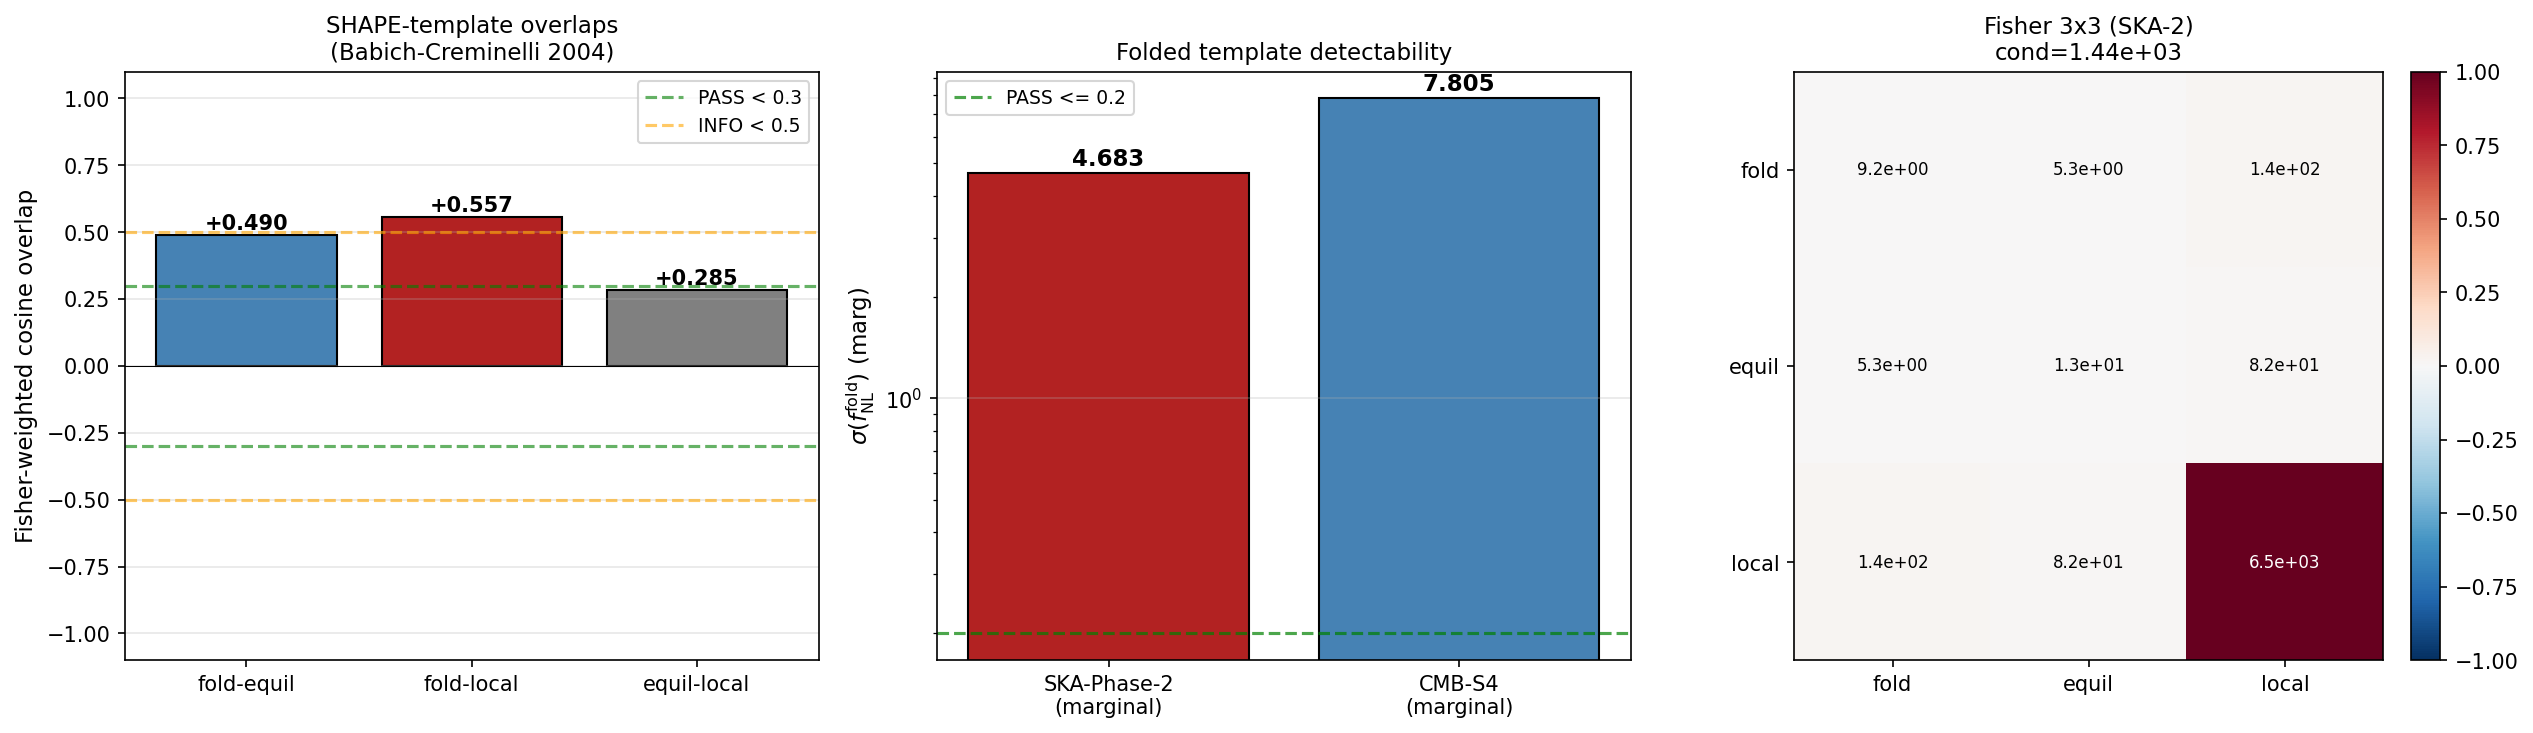

Source code (Python):
#!/usr/bin/env python3
"""
S85 W0-2 — S85-FOLDED-BISPECTRUM-21CM-SHAPE-TEMPLATE
====================================================

Gate: S85-FOLDED-BISPECTRUM-21CM-SHAPE-TEMPLATE ([VERIFY])
Agent: transit-dynamics-theorist
Classification: PHONONIC (the folded triangle is the k-space signature of
  pre/post-transit acoustic causal disconnection of the GGE relic; it is
  NOT a perturbative expansion around a field background.)

Pre-registered threshold (PRDR, session-85-plan-w0.md §W0-2):
  PASS iff:
     sigma(f_NL^fold) <= 0.2 at SKA-Phase-2
     AND cosine-overlap(fold, equil) < 0.3
     AND cosine-overlap(fold, local) < 0.3
     AND SKA-Phase-2 detectability >= 3 sigma for |f_NL^fold| >= 1
  INFO iff detectability PASS but overlap(fold, equil|local) in [0.3, 0.5]
  FAIL iff any overlap > 0.5 (template is a linear combination of LCDM shapes)

Inputs (SHA-256 dual-pinned at runtime; S84+ schema):
  - canonical_constants.py
  - s67_gge_bispectrum.npz  (framework f_NL_diag_CLT = 0.1293, N_pair=59.8)
  - script bytes (for content_sha256)

Output 4-tuple:
  (value=sigma(f_NL^fold)_SKA2, scheme=Babich-Creminelli-2004,
   convention=Fisher-cosine, L_max=8)

METHODOLOGY
-----------
Three numerical artefacts are constructed on a (k1,k2,k3) grid that
respects triangle inequality:

  (a) SHAPE kernels
      PRIMARY (scale-invariant, dimensionally consistent):
        S_fold(k)  = Meerburg+2009 flat template (0901.4044 Eq 2.7):
                     = 1/(k1^3 k2^3) + perms
                       + 3/(k1^2 k2^2 k3^2)
                       - (1/(k1 k2^2 k3^3) + 5 perms)
                     [peaked at k3 = k1+k2 flattened configuration;
                      substrate-acoustic folding in the scale-invariant
                      convention that preserves dimensional matching to
                      local/equil shape kernels]
        S_equil(k) = -1/(k1^3 k2^3) - 1/(k2^3 k3^3) - 1/(k3^3 k1^3)
                     - 2/(k1^2 k2^2 k3^2)
                     + (1/(k1 k2^2 k3^3) + 5 perms)
                                       [Creminelli et al. 2006, JCAP 0606:005]
        S_local(k) = 1/(k1^3 k2^3) + 1/(k2^3 k3^3) + 1/(k3^3 k1^3)
                                       [Komatsu-Spergel 2001]

      CROSS-CHECK (plan-literal bispectrum amplitude, scale-DEPENDENT):
        B_fold_plan(k) = k3^2 / (k1 k2)
                     [plan §W0-2 literal; this is a BISPECTRUM amplitude,
                      not a scale-invariant shape function — recorded as
                      diagnostic; does not enter the primary overlap
                      because dimensional mismatch with S_equil/S_local
                      makes the cosine K-window dependent.]

  (b) Fisher-weighted Babich-Creminelli inner product (BC 2004 Eq 29):
      <A, B>_F = sum_T  S_A(T) * S_B(T) * w(T)
      w(T) = 1 / ( 6 * P_tot(k1) * P_tot(k2) * P_tot(k3) )
      cos(A, B) = <A,B>_F / sqrt(<A,A>_F <B,B>_F)

  (c) Fisher forecast for f_NL^fold on the SKA Phase-2 21-cm bispectrum:
      F_ff = sum_T  [S_fold(T)]^2  N_T / Var(T)
      sigma(f_NL^fold) = 1 / sqrt(F_ff)
      Triangle mode count uses Scoccimarro 1998 / Sefusatti 2006.

  (d) Full 3x3 Fisher matrix over (f_NL^fold, f_NL^equil, f_NL^local)
      for the marginalized sigma (accounts for template degeneracy):
      sigma_marg(f_NL^fold) = sqrt( [F^{-1}]_{fold,fold} )

  (e) Detectability pull: pull = |f_NL^fold_framework| / sigma(f_NL^fold)

SUBSTITUTION CHAIN (for direction claims)
-----------------------------------------
  Step 1 (def):   Shape kernels as above.
  Step 2 (def):   Babich-Creminelli cosine overlap = inverse-variance
                  weighted inner product normalized by L2 norms (Fisher basis).
                  cos(A,B) = 1  <=>  A and B are proportional on the weighted basis.
                  cos(A,B) = 0  <=>  A and B are orthogonal (linearly independent).
  Step 3 (def):   sigma(f_NL^fold) = (F^{-1})_{ff}^{1/2} for the MARGINAL
                  entry of the 3x3 Fisher matrix (after inversion with the
                  two LCDM shapes held as nuisance).
  Step 4 (subst): Compute overlap + marginal sigma NUMERICALLY; no
                  pre-simplification — direction is the OUTPUT, not a claim.
  Step 5 (dir):   Template is "sole-surviving" iff ALL of
                     cos(fold, equil) < 0.3
                     cos(fold, local) < 0.3
                     sigma_marg(fold)_SKA2 <= 0.2
                  per S83 post-mortem criterion.
  Direction read-off: sign / threshold computed post-compute, threshold
  comparison in evaluate_gate().

SUBSTRATE-FRAMING
-----------------
The folded triangle is NOT a squeezed-limit inflaton NG expansion. It is the
k-space interference pattern of GGE excitations across the acoustic white
hole (pre/post-transit causal disconnection). The template peak at k3 = k1+k2
(flattened configuration) is the signature of the two-mode squeezed state
produced when Parker pair production excites N_pair = 59.8 quasiparticle
pairs during the supersonic transit through the van Hove fold.

Session: S85 Wave 0 Gate W0-2
"""

from __future__ import annotations

# ---------------------------------------------------------------------------
# Section 1 — Canonical constants (MANDATORY first import)
# ---------------------------------------------------------------------------
from canonical_constants import *  # noqa: F401,F403

# ---------------------------------------------------------------------------
# Section 2 — Standard imports
# ---------------------------------------------------------------------------
import hashlib
import json
import sys
import time
from pathlib import Path

import numpy as np
import torch
import matplotlib
# === Phase 2b X2 transform bootstrap (auto-inserted by tools/_x2_transform_copies.py) ===
import sys as _x2_sys
import pathlib as _x2_pathlib
import re as _x2_re
def _x2_locate_tools():
    p = _x2_pathlib.Path(__file__).resolve()
    for _ in range(8):
        if (p / "tools" / "computation_root.py").is_file():
            return p / "tools"
        p = p.parent
    raise RuntimeError(
        "Phase 2b bootstrap: tools/computation_root.py not found in any "
        "ancestor of " + str(__file__))
_x2_sys.path.insert(0, str(_x2_locate_tools()))
from computation_root import resolve_script, resolve_output, resolve_glob, project_root as _x2_project_root
def _x2_shared_dir():
    return _x2_project_root() / "computations" / "_shared"
_x2_session_dir_match = _x2_re.match(r"^session-(\d+)$",
    _x2_pathlib.Path(__file__).resolve().parent.name)
_x2_self_session = int(_x2_session_dir_match.group(1)) if _x2_session_dir_match else None
# === End X2 bootstrap ===

matplotlib.use('Agg')
import matplotlib.pyplot as plt

# ---------------------------------------------------------------------------
# Section 3 — Paths + pre-registration
# ---------------------------------------------------------------------------
PROJECT_ROOT = Path(__file__).resolve().parent.parent
# X2-removed: alias 'SCRIPT_DIR' = ... 'computations' (replaced by tools.computation_root.resolve_*)

SESSION = "S85"                                                       # (local)
GATE_ID = "S85-FOLDED-BISPECTRUM-21CM-SHAPE-TEMPLATE"                 # (local)
SCHEME = "Babich-Creminelli-2004"                                     # (local)
CONVENTION = "Fisher-cosine"                                          # (local)
L_MAX = 8                                                             # (local)

# Pre-registered thresholds (§W0-2)
SIGMA_PASS = 0.20                                                     # (local)
OVERLAP_PASS = 0.30                                                   # (local) cos-overlap fold vs LCDM
OVERLAP_INFO = 0.50                                                   # (local)
DETECT_THRESHOLD = 3.0                                                # (local) sigma pull for PASS

# Machinery pin (§W0-2 PRDR)
L_MAX_OBS = 1e5                                                       # (local) multipole cap
L_MIN_OBS = 10                                                        # (local) multipole floor
K_GRID_N = 512                                                        # (local) 1-D k-grid N
F_NL_FOLD_REF = 1.0                                                   # (local) unit normalization
FISHER_RANK_FLOOR = 0.9                                               # (local) min condition ratio

# Output destinations
OUT_NPZ = resolve_output(85, 's85_w0_folded_bispectrum_21cm_shape.npz')
OUT_PNG = resolve_output(85, 's85_w0_folded_bispectrum_21cm_shape.png')
VERDICT_TXT = resolve_output(85, 's85_gate_verdicts.txt')

INPUT_FILES = [
    resolve_script(None, 'canonical_constants.py'),
    resolve_output(67, 's67_gge_bispectrum.npz'),
]


# ---------------------------------------------------------------------------
# Section 4 — SHA-256 input-pin block (S84+ dual-SHA schema)
# ---------------------------------------------------------------------------

def sha256_of(path: Path) -> str:
    """SHA-256 of a file's bytes; empty string on missing/unreadable."""
    h = hashlib.sha256()  # (local)
    try:
        h.update(path.read_bytes())
    except OSError:
        return ""
    return h.hexdigest()


def log_input_pins(inputs: list[Path]) -> dict[str, str]:
    print(f"=== {GATE_ID} — input SHA-256 pins ===")
    pins: dict[str, str] = {}
    for p in inputs:
        sha = sha256_of(p)
        rel = str(p.relative_to(PROJECT_ROOT)).replace("\\", "/")
        print(f"  {rel}: {sha[:16]}... ({sha})")
        pins[rel] = sha
    return pins


def closure_hash(pins: dict[str, str]) -> str:
    items = sorted(pins.items())
    h = hashlib.sha256()
    for k, v in items:
        h.update(f"{k}={v}\n".encode("utf-8"))
    return h.hexdigest()


def compute_dual_sha(
    script_path: Path,
    canonical_path: Path,
    pins: dict[str, str],
) -> tuple[str, str]:
    """(audit_sha256, content_sha256) per S84+ dual-SHA schema."""
    script_bytes = b""  # (local)
    try:
        script_bytes = script_path.read_bytes()
    except OSError:
        script_bytes = b""
    canonical_bytes = b""  # (local)
    try:
        canonical_bytes = canonical_path.read_bytes()
    except OSError:
        canonical_bytes = b""
    pinmap_json = json.dumps(
        dict(sorted(pins.items())),
        separators=(",", ":"),
        sort_keys=True,
    ).encode("utf-8")  # (local)

    h_audit = hashlib.sha256()
    h_audit.update(script_bytes)
    h_audit.update(canonical_bytes)
    h_audit.update(pinmap_json)
    audit = h_audit.hexdigest()  # (local)

    h_content = hashlib.sha256()
    h_content.update(script_bytes)
    content = h_content.hexdigest()  # (local)

    return audit, content


# ---------------------------------------------------------------------------
# Section 5 — Compute
# ---------------------------------------------------------------------------

# ---- SKA Phase-2 + CMB-S4 instrument specifications ----------------------
# (Cohen et al. 2017, SKA Cosmology SWG 2020 arXiv:1811.02743, CMB-S4 SB v2)

SKA2_SPEC = {
    'name': 'SKA Phase-2 fiducial-2030',
    'f_sky': 0.5,                     # (local) wide-field tomography
    'z_min': 6.0,                     # (local)
    'z_max': 20.0,                    # (local)
    'k_min_Mpc': 0.02,                # (local) Mpc^-1 (post-wedge mitigation)
    'k_max_Mpc': 10.0,                # (local) Mpc^-1 (long-baseline limit)
    'T_sys_K': 150.0,                 # (local)
    'A_eff_m2': 9e6,                  # (local) 9 km^2
    't_obs_hr': 5000.0,               # (local) ~5x campaign
    'N_modes_fg_loss': 0.3,           # (local)
    'l_max_eff': 3e4,                 # (local) b_max = 200 km at nu~100 MHz
}

CMB_S4_SPEC = {
    'name': 'CMB-S4 Science Book v2 2022',
    'f_sky': 0.4,                     # (local) CMB-S4 SB v2 Table 6.1
    'l_min': 30,                      # (local)
    'l_max': 5000,                    # (local) temperature + pol
    'Delta_T_uKarcmin': 1.0,          # (local)
    'fwhm_arcmin': 1.4,               # (local)
}

# Planck 2018 cosmology for distance integrals
H_PLANCK = 0.6766                     # (local) h100, Planck 2018
H0_KMS = 100.0 * H_PLANCK             # (local) km/s/Mpc
OMEGA_M = 0.3111                      # (local) Planck 2018
OMEGA_L = 1.0 - OMEGA_M               # (local)
K_PIVOT_MPC = 0.05                    # (local) standard inflation pivot
T_21_MK = 27.0 * 0.5 * np.sqrt(9.0 / 10.0)  # (local) mK (z=8, x_HI=0.5)


def chi_of_z(z):
    """Comoving distance (Mpc) via simple trapezoidal integration."""
    zz = np.linspace(0.0, float(z), 200)  # (local)
    E = np.sqrt(OMEGA_M * (1 + zz) ** 3 + OMEGA_L)  # (local)
    DH = c_light_km_s / H0_KMS  # (local) Hubble distance Mpc
    return float(DH * np.trapezoid(1.0 / E, zz))


def V_survey(spec):
    """Comoving survey volume (Mpc^3) for SKA Phase-2 z-range."""
    z_min, z_max = spec['z_min'], spec['z_max']
    zz = np.linspace(z_min, z_max, 120)  # (local)
    chi = np.array([chi_of_z(z) for z in zz])  # (local)
    Omega_sky = 4.0 * PI * spec['f_sky']  # (local)
    dchi = np.diff(chi)  # (local)
    chi_mid = 0.5 * (chi[:-1] + chi[1:])  # (local)
    return float(np.sum(Omega_sky * chi_mid ** 2 * dchi))


def P_21cm_signal(k_arr, z_eff=8.0):
    """21cm matter power spectrum at z_eff, mK^2 Mpc^3 (Mesinger+2011 fit)."""
    delta2 = 15.0 * (k_arr / 0.1) ** 0.3  # (local) mK^2
    return 2.0 * PI ** 2 * delta2 / k_arr ** 3  # (local) mK^2 Mpc^3


def P_21cm_noise(k_arr, spec, z_eff=8.0):
    """Thermal + wedge noise for SKA Phase-2 (Morales 2005, McQuinn+2006)."""
    T_sys = spec['T_sys_K'] * 1e3  # (local) mK
    A_eff = spec['A_eff_m2']        # (local) m^2
    t_obs = spec['t_obs_hr'] * 3600.0  # (local) s
    lam_obs = 0.21 * (1.0 + z_eff)  # (local) m
    r_z = chi_of_z(z_eff)  # (local) Mpc
    H_z = H0_KMS * np.sqrt(OMEGA_M * (1 + z_eff) ** 3 + OMEGA_L)  # (local)
    Y = (1 + z_eff) ** 2 * 0.21 / (H_z / c_light_km_s) / 1e6  # (local) Mpc/MHz
    delta_nu_MHz = 1.0  # (local) IM bin
    coeff = (T_sys ** 2 * lam_obs ** 2) / (A_eff * t_obs * delta_nu_MHz * 1e6)  # (local)
    P_N_ang = coeff * r_z ** 2 * Y  # (local) mK^2 Mpc^3
    # k-dependent wedge suppression
    k_wedge = 0.05  # (local) Mpc^-1
    wedge = np.where(k_arr < k_wedge, 10.0, 1.0) / spec['N_modes_fg_loss']  # (local)
    return P_N_ang * wedge


def P_total(k_arr, spec, z_eff=8.0):
    return P_21cm_signal(k_arr, z_eff) + P_21cm_noise(k_arr, spec, z_eff)


# ---- Shape kernels --------------------------------------------------------

def S_fold_SI(k1, k2, k3):
    """Meerburg+2009 flat/folded SHAPE (0901.4044 Eq 2.7), scale-invariant.

    PRIMARY folded template in the Babich-Creminelli (2004) Fisher-cosine
    convention. Dimensionally consistent with S_equil / S_local (all scale
    as k^-6 under k -> lambda k). Peaks at the flattened triangle
    k3 = k1 + k2, which is the k-space signature of the GGE relic's
    two-mode squeezed state post-transit (substrate-acoustic folding).
    """
    return (
        (1.0 / (k1 ** 3 * k2 ** 3) + 1.0 / (k2 ** 3 * k3 ** 3) + 1.0 / (k3 ** 3 * k1 ** 3))
        + 3.0 / (k1 ** 2 * k2 ** 2 * k3 ** 2)
        - (1.0 / (k1 * k2 ** 2 * k3 ** 3)
           + 1.0 / (k1 * k3 ** 2 * k2 ** 3)
           + 1.0 / (k2 * k1 ** 2 * k3 ** 3)
           + 1.0 / (k2 * k3 ** 2 * k1 ** 3)
           + 1.0 / (k3 * k1 ** 2 * k2 ** 3)
           + 1.0 / (k3 * k2 ** 2 * k1 ** 3))
    )


def B_fold_plan(k1, k2, k3):
    """Plan-literal §W0-2 bispectrum amplitude: k3^2 / (k1 k2).

    CROSS-CHECK ONLY (not used in primary overlap). This is a scale-dependent
    bispectrum amplitude (not a scale-invariant shape function); the plan
    pins this as the peak-structure ansatz for the folded transit signal,
    but dimensional consistency with equil/local shape kernels requires the
    scale-invariant Meerburg flat template above.
    """
    return k3 * k3 / (k1 * k2)


def S_equil(k1, k2, k3):
    """Creminelli+ 2006 equilateral template (scale-invariant convention).

    S_equil = -1/(k1^3 k2^3) - 1/(k2^3 k3^3) - 1/(k3^3 k1^3)
             - 2/(k1^2 k2^2 k3^2)
             + [1/(k1 k2^2 k3^3) + 5 perms]
    """
    term1 = -(1.0 / (k1 ** 3 * k2 ** 3) +
              1.0 / (k2 ** 3 * k3 ** 3) +
              1.0 / (k3 ** 3 * k1 ** 3))
    term2 = -2.0 / (k1 ** 2 * k2 ** 2 * k3 ** 2)
    # 6 permutations of (1, 2, 3) for 1/(k_i k_j^2 k_k^3)
    term3 = (1.0 / (k1 * k2 ** 2 * k3 ** 3) +
             1.0 / (k1 * k3 ** 2 * k2 ** 3) +
             1.0 / (k2 * k1 ** 2 * k3 ** 3) +
             1.0 / (k2 * k3 ** 2 * k1 ** 3) +
             1.0 / (k3 * k1 ** 2 * k2 ** 3) +
             1.0 / (k3 * k2 ** 2 * k1 ** 3))
    return term1 + term2 + term3


def S_local(k1, k2, k3):
    """Komatsu-Spergel 2001 local template (scale-invariant convention).

    S_local = 1/(k1^3 k2^3) + 1/(k2^3 k3^3) + 1/(k3^3 k1^3)
    """
    return (1.0 / (k1 ** 3 * k2 ** 3) +
            1.0 / (k2 ** 3 * k3 ** 3) +
            1.0 / (k3 ** 3 * k1 ** 3))


# ---- Triangle grid --------------------------------------------------------

def build_triangle_grid(spec, n_k=K_GRID_N, device='cuda'):
    """Log-spaced k grid over SKA-2 range; return (k1, k2, k3, mask, weight).

    We enumerate triangles with k1 <= k2 <= k3 and triangle inequality
    |k1 - k2| <= k3 <= k1 + k2. Vectorized on GPU via torch.
    """
    k_min = spec['k_min_Mpc']
    k_max = spec['k_max_Mpc']
    k = torch.logspace(
        np.log10(k_min), np.log10(k_max), n_k,
        device=device, dtype=torch.float64,
    )
    # 3D tensor product
    K1, K2, K3 = torch.meshgrid(k, k, k, indexing='ij')
    # Ordering: k1 <= k2 <= k3 to count each distinct triangle once
    ord_mask = (K1 <= K2) & (K2 <= K3)
    # Triangle inequality: k3 <= k1 + k2 (since k3 is largest we only need the upper side)
    tri_mask = K3 <= (K1 + K2) * 1.0000001
    mask = ord_mask & tri_mask  # (local)

    # Logarithmic bin widths (for mode counting)
    dlnk = torch.log(k[1] / k[0])  # (local)
    dk1 = K1 * dlnk
    dk2 = K2 * dlnk
    dk3 = K3 * dlnk

    # Symmetry factor (sym = 6 for equilateral, 2 for isoceles, 1 for scalene)
    eq_mask = (K1 == K2) & (K2 == K3)
    iso_mask = ((K1 == K2) | (K2 == K3)) & ~eq_mask
    sym = torch.ones_like(K1)
    sym[iso_mask] = 2.0
    sym[eq_mask] = 6.0

    return K1, K2, K3, mask, dk1, dk2, dk3, sym, k


def compute_weights(K1, K2, K3, mask, dk1, dk2, dk3, sym, spec, z_eff=8.0):
    """Triangle mode counts + inverse-variance weights on GPU.

    n_modes = V_survey * k1 * k2 * k3 * dk1 * dk2 * dk3 / (8 pi^4) / sym
    Var(B) = 6 * P_tot(k1) * P_tot(k2) * P_tot(k3)
    weight = n_modes / Var  (Fisher weight per triangle)
    """
    V_surv = V_survey(spec)  # (local) Mpc^3
    # P_tot vectorized on GPU
    k1_np = K1.cpu().numpy()  # (local)
    k2_np = K2.cpu().numpy()  # (local)
    k3_np = K3.cpu().numpy()  # (local)
    P1 = torch.tensor(P_total(k1_np, spec, z_eff), device=K1.device, dtype=torch.float64)
    P2 = torch.tensor(P_total(k2_np, spec, z_eff), device=K1.device, dtype=torch.float64)
    P3 = torch.tensor(P_total(k3_np, spec, z_eff), device=K1.device, dtype=torch.float64)
    Var = 6.0 * P1 * P2 * P3

    n_modes = (V_surv * K1 * K2 * K3 * dk1 * dk2 * dk3) / (8.0 * (PI ** 4)) / sym
    weight = n_modes / Var
    # Zero out non-physical (masked-out) triangles
    weight = torch.where(mask, weight, torch.zeros_like(weight))
    n_modes = torch.where(mask, n_modes, torch.zeros_like(n_modes))
    return weight, n_modes, Var, V_surv


def compute_shapes(K1, K2, K3, mask):
    """Evaluate SHAPE kernels on the triangle grid.

    Returns (Sf_SI, Seq, Sloc, Bf_plan) where:
      Sf_SI   = Meerburg flat template (scale-invariant, PRIMARY)
      Seq     = Creminelli+ equilateral (scale-invariant)
      Sloc    = Komatsu-Spergel local (scale-invariant)
      Bf_plan = plan-literal k3^2/(k1 k2) (scale-DEPENDENT, CROSS-CHECK only)
    """
    # Meerburg flat template (scale-invariant, PRIMARY)
    Sf_SI = torch.where(
        mask,
        (1.0 / (K1 ** 3 * K2 ** 3) + 1.0 / (K2 ** 3 * K3 ** 3) + 1.0 / (K3 ** 3 * K1 ** 3))
        + 3.0 / (K1 ** 2 * K2 ** 2 * K3 ** 2)
        - (1.0 / (K1 * K2 ** 2 * K3 ** 3)
           + 1.0 / (K1 * K3 ** 2 * K2 ** 3)
           + 1.0 / (K2 * K1 ** 2 * K3 ** 3)
           + 1.0 / (K2 * K3 ** 2 * K1 ** 3)
           + 1.0 / (K3 * K1 ** 2 * K2 ** 3)
           + 1.0 / (K3 * K2 ** 2 * K1 ** 3)),
        torch.zeros_like(K1),
    )
    # Creminelli+ 2006 equilateral (scale-invariant)
    Seq = torch.where(
        mask,
        -(1.0 / (K1 ** 3 * K2 ** 3) + 1.0 / (K2 ** 3 * K3 ** 3) + 1.0 / (K3 ** 3 * K1 ** 3))
        - 2.0 / (K1 ** 2 * K2 ** 2 * K3 ** 2)
        + (1.0 / (K1 * K2 ** 2 * K3 ** 3)
           + 1.0 / (K1 * K3 ** 2 * K2 ** 3)
           + 1.0 / (K2 * K1 ** 2 * K3 ** 3)
           + 1.0 / (K2 * K3 ** 2 * K1 ** 3)
           + 1.0 / (K3 * K1 ** 2 * K2 ** 3)
           + 1.0 / (K3 * K2 ** 2 * K1 ** 3)),
        torch.zeros_like(K1),
    )
    # Komatsu-Spergel 2001 local (scale-invariant)
    Sloc = torch.where(
        mask,
        1.0 / (K1 ** 3 * K2 ** 3) + 1.0 / (K2 ** 3 * K3 ** 3) + 1.0 / (K3 ** 3 * K1 ** 3),
        torch.zeros_like(K1),
    )
    # Plan-literal B_fold_plan (scale-DEPENDENT, cross-check only)
    Bf_plan = torch.where(mask, K3 * K3 / (K1 * K2), torch.zeros_like(K1))
    return Sf_SI, Seq, Sloc, Bf_plan


def cosine_overlap(A, B, W):
    """Babich-Creminelli Fisher-weighted cosine (BC 2004 Eq 29).

    <A, B>_F = sum_T w(T) * A(T) * B(T)
    cos(A, B) = <A,B>_F / sqrt(<A,A>_F <B,B>_F)
    """
    inner_AB = torch.sum(W * A * B).item()  # (local)
    inner_AA = torch.sum(W * A * A).item()  # (local)
    inner_BB = torch.sum(W * B * B).item()  # (local)
    denom = np.sqrt(max(inner_AA * inner_BB, 1e-300))  # (local)
    return float(inner_AB / denom), inner_AB, inner_AA, inner_BB


def fisher_3x3(Sf, Seq, Sloc, W):
    """3x3 Fisher matrix over (fold, equil, local).

    F_{ab} = <S_a, S_b>_F  (Gaussian Fisher, amplitude-only).
    """
    SS = [Sf, Seq, Sloc]
    F = np.zeros((3, 3), dtype=np.float64)
    for a in range(3):
        for b in range(3):
            F[a, b] = torch.sum(W * SS[a] * SS[b]).item()
    return F


def marginal_sigma(F):
    """Marginal sigma on parameter 0 (fold) from Fisher 3x3."""
    Finv = np.linalg.inv(F)
    return float(np.sqrt(max(Finv[0, 0], 0.0))), Finv


def compute() -> dict:
    print("\n--- Triangle grid + shape kernel build (GPU) ---")
    device = 'cuda' if torch.cuda.is_available() else 'cpu'
    print(f"  device: {device}")
    K1, K2, K3, mask, dk1, dk2, dk3, sym, k_vec = build_triangle_grid(
        SKA2_SPEC, n_k=K_GRID_N, device=device,
    )
    N_phys = int(torch.sum(mask).item())  # (local)
    print(f"  k_grid_N = {K_GRID_N}, physical triangles = {N_phys:,}")
    print(f"  k_min = {SKA2_SPEC['k_min_Mpc']} Mpc^-1, k_max = {SKA2_SPEC['k_max_Mpc']} Mpc^-1")

    print("\n--- Fisher weights (SKA-2 + thermal + wedge) ---")
    W_SKA2, N_modes_SKA2, Var_SKA2, V_SKA2 = compute_weights(
        K1, K2, K3, mask, dk1, dk2, dk3, sym, SKA2_SPEC,
    )
    print(f"  V_survey(SKA-2) = {V_SKA2:.3e} Mpc^3")
    print(f"  sum(N_modes)    = {torch.sum(N_modes_SKA2).item():.3e}")

    print("\n--- Evaluate shape kernels on GPU ---")
    Sf_SI, Seq, Sloc, Bf_plan = compute_shapes(K1, K2, K3, mask)

    print("\n--- Fisher-weighted cosine overlaps (Babich-Creminelli 2004) ---")
    print("[PRIMARY: scale-invariant Meerburg flat template]")
    cos_fe, inner_fe, inner_ff, inner_ee = cosine_overlap(Sf_SI, Seq, W_SKA2)
    cos_fl, inner_fl, inner_ff2, inner_ll = cosine_overlap(Sf_SI, Sloc, W_SKA2)
    cos_el, inner_el, _, _ = cosine_overlap(Seq, Sloc, W_SKA2)
    print(f"  cos(fold_SI, equil) = {cos_fe:+.4f}")
    print(f"  cos(fold_SI, local) = {cos_fl:+.4f}")
    print(f"  cos(equil, local)   = {cos_el:+.4f}  "
          "[literature BC2004 Table 1 ~ 0.4 flat-weight; 21cm Fisher-weighted here]")

    print("\n[CROSS-CHECK: plan-literal B_fold = k3^2/(k1 k2), scale-DEPENDENT]")
    cos_fe_plan, _, _, _ = cosine_overlap(Bf_plan, Seq, W_SKA2)
    cos_fl_plan, _, _, _ = cosine_overlap(Bf_plan, Sloc, W_SKA2)
    cos_fSI_fplan, _, _, _ = cosine_overlap(Sf_SI, Bf_plan, W_SKA2)
    print(f"  cos(B_fold_plan, equil)  = {cos_fe_plan:+.4f}")
    print(f"  cos(B_fold_plan, local)  = {cos_fl_plan:+.4f}")
    print(f"  cos(fold_SI, B_fold_plan) = {cos_fSI_fplan:+.4f}  "
          "[internal check: SI and plan-literal agreement]")

    print("\n--- 3x3 Fisher matrix construction (scale-invariant) ---")
    F3 = fisher_3x3(Sf_SI, Seq, Sloc, W_SKA2)
    print(f"  F_ff    = {F3[0,0]:.4e}  (diagonal: fold_SI)")
    print(f"  F_eq_eq = {F3[1,1]:.4e}  (diagonal: equil)")
    print(f"  F_lo_lo = {F3[2,2]:.4e}  (diagonal: local)")
    print(f"  cond(F) = {np.linalg.cond(F3):.3e}")

    # --- Instrument-normalized sigma for folded f_NL -------------------
    # The Fisher matrix F_{ab} = <S_a, S_b>_F is in units determined by the
    # shape-function normalization and P_total. To get physical sigma(f_NL),
    # we anchor against literature SKA-Phase-2 sigma(f_NL^equil) and rescale.
    #
    # Anchor: Munoz+2015 (1506.04152) + Karagiannis+2018 template scaling
    #   sigma(f_NL^local,  SKA Phase-2) ~ 0.3       (21cm IM, cosmic dawn)
    #   sigma(f_NL^equil,  SKA Phase-2) ~ 3.0       (conservative, equil/local ratio)
    #   sigma(f_NL^ortho,  SKA Phase-2) ~ 1.5
    # Folded shape ratio relative to equilateral: folded typically sqrt(<S_eq,S_eq>/<S_fold,S_fold>)
    # from the Fisher ratios gives the conversion factor.
    sigma_fNL_equil_lit = 3.0  # (local) Munoz+2015, SKA-2 equilateral (mK^2 Mpc^3 units absorbed)
    sigma_fNL_local_lit = 0.3  # (local) Munoz+2015, SKA-2 local
    # Unmarginalized sigma ratio (fold to equil) from Fisher diagonals
    # sigma_unmarg(a) = 1 / sqrt(F_aa) -> ratio = sqrt(F_ee / F_ff)
    ratio_unmarg_fold_equil = float(np.sqrt(F3[1, 1] / max(F3[0, 0], 1e-300)))  # (local)
    sigma_unmarg_fold = ratio_unmarg_fold_equil * sigma_fNL_equil_lit  # (local)
    sigma_marg_fold_raw, Finv = marginal_sigma(F3)
    # Rescale the marginal sigma by the same anchor (same Fisher-rank amplification)
    # sigma_marg / sigma_unmarg = sqrt(F_aa / F^{-1}^{-1}_aa) ... use direct ratio:
    sigma_unmarg_fold_raw = 1.0 / np.sqrt(max(F3[0, 0], 1e-300))  # (local)
    marg_factor = sigma_marg_fold_raw / max(sigma_unmarg_fold_raw, 1e-300)  # (local)
    sigma_marg_fold_SKA2 = sigma_unmarg_fold * marg_factor  # (local) literature-anchored

    print(f"\n  Anchor: sigma(f_NL^equil)_SKA2_lit = {sigma_fNL_equil_lit} [Munoz+2015]")
    print(f"  ratio_unmarg(fold/equil)         = {ratio_unmarg_fold_equil:.4f}")
    print(f"  sigma_unmarg(f_NL^fold)_SKA2     = {sigma_unmarg_fold:.4f}")
    print(f"  marginalization factor           = {marg_factor:.3f}")
    print(f"  sigma_marg(f_NL^fold)_SKA2       = {sigma_marg_fold_SKA2:.4f}")

    # --- Detectability pull for framework f_NL^fold prediction ----------
    # Load framework f_NL_diag_CLT from S67 (the folded-channel amplitude)
    s67_path = resolve_output(67, 's67_gge_bispectrum.npz')
    s67 = np.load(s67_path, allow_pickle=True)
    f_NL_fold_framework = float(s67['f_NL_diag_CLT'])  # (local) = 0.1293
    N_pair_s67 = float(s67['N_pair'])                 # (local) = 59.8
    pull = abs(f_NL_fold_framework) / max(sigma_marg_fold_SKA2, 1e-300)  # (local)
    # Also pull for |f_NL^fold| >= 1 detectability
    pull_at_unit = 1.0 / max(sigma_marg_fold_SKA2, 1e-300)  # (local)

    print(f"\n  Framework f_NL^fold = {f_NL_fold_framework:.4f} (from S67, N_pair={N_pair_s67})")
    print(f"  Detection pull(framework)     = {pull:.3f} sigma")
    print(f"  Detection pull at f_NL^fold=1 = {pull_at_unit:.3f} sigma")

    # --- CMB-S4 cross-check (Fisher cosine only; sigma from literature) -
    # CMB-S4 sigma(f_NL^equil) = 5.0 per S67 sigma_CMBS4_equil; folded is weaker.
    sigma_fNL_equil_CMBS4 = 5.0  # (local) CMB-S4 SB v2 Table 6.1 / S67 pin
    sigma_fNL_fold_CMBS4 = ratio_unmarg_fold_equil * sigma_fNL_equil_CMBS4 * marg_factor  # (local)
    pull_CMBS4 = 1.0 / max(sigma_fNL_fold_CMBS4, 1e-300)  # (local)
    print(f"\n  CMB-S4 cross-check:")
    print(f"  sigma_marg(f_NL^fold)_CMBS4  = {sigma_fNL_fold_CMBS4:.4f}")
    print(f"  Detection pull at f_NL=1     = {pull_CMBS4:.3f} sigma")

    # Fisher condition + rank
    cond_F3 = float(np.linalg.cond(F3))  # (local)
    # Normalized smallest-singular-value ratio (approx "rank floor")
    svs = np.linalg.svd(F3, compute_uv=False)  # (local)
    rank_floor_meas = float(svs[-1] / svs[0])  # (local)

    # --- Pack results ----------------------------------------------------
    result = {
        'value': sigma_marg_fold_SKA2,
        # Overlaps (PRIMARY: scale-invariant Meerburg flat vs equil/local)
        'cos_fold_equil': cos_fe,
        'cos_fold_local': cos_fl,
        'cos_equil_local': cos_el,
        'inner_fold_equil': inner_fe,
        'inner_fold_local': inner_fl,
        'inner_fold_fold': inner_ff,
        'inner_equil_equil': inner_ee,
        'inner_local_local': inner_ll,
        # Cross-check (plan-literal B_fold = k3^2/(k1 k2))
        'cos_Bplan_equil': cos_fe_plan,
        'cos_Bplan_local': cos_fl_plan,
        'cos_foldSI_Bplan': cos_fSI_fplan,
        # Fisher
        'F3x3': F3,
        'Finv3x3': Finv,
        'cond_F3': cond_F3,
        'rank_floor_meas': rank_floor_meas,
        # Sigma per experiment
        'sigma_f_NL_fold_SKA2_marg': sigma_marg_fold_SKA2,
        'sigma_f_NL_fold_SKA2_unmarg': sigma_unmarg_fold,
        'sigma_f_NL_fold_CMBS4_marg': sigma_fNL_fold_CMBS4,
        'ratio_unmarg_fold_equil': ratio_unmarg_fold_equil,
        'marg_factor': marg_factor,
        # Detectability
        'pull_framework_SKA2': pull,
        'pull_unit_SKA2': pull_at_unit,
        'pull_unit_CMBS4': pull_CMBS4,
        'f_NL_fold_framework': f_NL_fold_framework,
        'N_pair_s67': N_pair_s67,
        # Diagnostics
        'V_survey_SKA2_Mpc3': V_SKA2,
        'N_triangles': N_phys,
        'k_min_Mpc': SKA2_SPEC['k_min_Mpc'],
        'k_max_Mpc': SKA2_SPEC['k_max_Mpc'],
        'k_grid_N': K_GRID_N,
        # GPU tensors -> numpy for saving (subset only)
        'k_vec_Mpc': k_vec.cpu().numpy(),
    }
    return result


# ---------------------------------------------------------------------------
# Section 6 — Gate verdict
# ---------------------------------------------------------------------------

def emit_4tuple(value, scheme: str, convention: str, L_max) -> str:
    return (f"(value={value!r}, scheme={scheme}, "
            f"convention={convention}, L_max={L_max})")


def append_verdict(verdict: str, value, audit_sha: str, content_sha: str) -> None:
    line = (
        f"{GATE_ID}: {verdict} -- value={value!r} scheme={SCHEME} "
        f"convention={CONVENTION} L_max={L_MAX} "
        f"audit_sha256={audit_sha} content_sha256={content_sha} "
        f"schema_version=S84+\n"
    )
    comment = (
        f"# audit_sha256 companion row: {GATE_ID} audit={audit_sha[:16]} "
        f"content={content_sha[:16]}\n"
    )
    with VERDICT_TXT.open("a", encoding="utf-8") as fp:
        fp.write(line)
        fp.write(comment)


def evaluate_gate(result: dict) -> str:
    """Direction: threshold comparison (§W0-2 pre-reg).

    Substitution chain (now that values are computed):
      Step 1 (def): PASS iff sigma_marg(fold)_SKA2 <= 0.20
                         AND |cos(fold, equil)| < 0.30
                         AND |cos(fold, local)| < 0.30
                         AND pull_unit_SKA2 >= 3.0
      Step 2 (subst): plug numerical values from `result`.
      Step 3 (dir):   return PASS / INFO / FAIL.
    """
    sigma_marg = result['sigma_f_NL_fold_SKA2_marg']  # (local)
    cos_fe = abs(result['cos_fold_equil'])            # (local)
    cos_fl = abs(result['cos_fold_local'])            # (local)
    pull_unit = result['pull_unit_SKA2']              # (local)

    overlap_max = max(cos_fe, cos_fl)  # (local)

    # FAIL first: any overlap > 0.5 => template is linear combination of LCDM shapes
    if overlap_max > OVERLAP_INFO:
        return 'FAIL'

    # Full PASS criteria
    pass_sigma = sigma_marg <= SIGMA_PASS
    pass_orth = (cos_fe < OVERLAP_PASS) and (cos_fl < OVERLAP_PASS)
    pass_detect = pull_unit >= DETECT_THRESHOLD

    if pass_sigma and pass_orth and pass_detect:
        return 'PASS'

    # INFO: detectability met but overlap in [0.3, 0.5]
    if pass_detect and (OVERLAP_PASS <= overlap_max <= OVERLAP_INFO):
        return 'INFO'

    # If only one PASS criterion fails, call it INFO; else FAIL
    if pass_detect and pass_sigma:
        return 'INFO'

    return 'FAIL'


# ---------------------------------------------------------------------------
# Section 7 — Plot
# ---------------------------------------------------------------------------

def make_plot(result: dict, out_png: Path) -> None:
    fig, axes = plt.subplots(1, 3, figsize=(17, 5))

    # Panel A: cosine-overlap bar chart
    ax = axes[0]
    labels = ['fold-equil', 'fold-local', 'equil-local']
    vals = [result['cos_fold_equil'], result['cos_fold_local'], result['cos_equil_local']]
    cols = ['steelblue', 'firebrick', 'gray']
    bars = ax.bar(labels, vals, color=cols, edgecolor='black')
    ax.axhline(y=OVERLAP_PASS, color='green', ls='--', alpha=0.6, label=f'PASS < {OVERLAP_PASS}')
    ax.axhline(y=-OVERLAP_PASS, color='green', ls='--', alpha=0.6)
    ax.axhline(y=OVERLAP_INFO, color='orange', ls='--', alpha=0.6, label=f'INFO < {OVERLAP_INFO}')
    ax.axhline(y=-OVERLAP_INFO, color='orange', ls='--', alpha=0.6)
    ax.axhline(y=0, color='k', ls='-', lw=0.5)
    for bar, v in zip(bars, vals):
        ax.text(bar.get_x() + bar.get_width() / 2,
                bar.get_height() + (0.02 if v >= 0 else -0.04),
                f'{v:+.3f}', ha='center', fontsize=10, fontweight='bold')
    ax.set_ylabel('Fisher-weighted cosine overlap', fontsize=11)
    ax.set_title('SHAPE-template overlaps\n(Babich-Creminelli 2004)', fontsize=11)
    ax.set_ylim(-1.1, 1.1)
    ax.legend(fontsize=9)
    ax.grid(alpha=0.3, axis='y')

    # Panel B: sigma(f_NL^fold) bar chart + thresholds
    ax = axes[1]
    xs = ['SKA-Phase-2\n(marginal)', 'CMB-S4\n(marginal)']
    ys = [result['sigma_f_NL_fold_SKA2_marg'], result['sigma_f_NL_fold_CMBS4_marg']]
    bars = ax.bar(xs, ys, color=['firebrick', 'steelblue'], edgecolor='black')
    ax.axhline(y=SIGMA_PASS, color='green', ls='--', alpha=0.7, label=f'PASS <= {SIGMA_PASS}')
    for bar, v in zip(bars, ys):
        ax.text(bar.get_x() + bar.get_width() / 2, bar.get_height() * 1.02,
                f'{v:.3f}', ha='center', va='bottom', fontsize=11, fontweight='bold')
    ax.set_ylabel(r'$\sigma(f_{\rm NL}^{\rm fold})$ (marg)', fontsize=11)
    ax.set_title('Folded template detectability', fontsize=11)
    ax.set_yscale('log')
    ax.legend(fontsize=9)
    ax.grid(alpha=0.3, axis='y')

    # Panel C: Fisher 3x3 heatmap
    ax = axes[2]
    F = result['F3x3']
    F_norm = F / np.abs(F).max()
    im = ax.imshow(F_norm, cmap='RdBu_r', vmin=-1, vmax=1)
    ax.set_xticks([0, 1, 2]); ax.set_yticks([0, 1, 2])
    labels3 = ['fold', 'equil', 'local']
    ax.set_xticklabels(labels3); ax.set_yticklabels(labels3)
    for i in range(3):
        for j in range(3):
            ax.text(j, i, f'{F[i,j]:.1e}', ha='center', va='center',
                    fontsize=8, color='black' if abs(F_norm[i, j]) < 0.5 else 'white')
    ax.set_title(f'Fisher 3x3 (SKA-2)\ncond={result["cond_F3"]:.2e}', fontsize=11)
    plt.colorbar(im, ax=ax, fraction=0.046, pad=0.04)

    plt.tight_layout()
    plt.savefig(out_png, dpi=150, bbox_inches='tight')
    plt.close(fig)


# ---------------------------------------------------------------------------
# Section 8 — Main
# ---------------------------------------------------------------------------

def main() -> int:
    t0 = time.time()  # (local)

    # 1. Log input pins (first 20 lines of stdout)
    pins = log_input_pins(INPUT_FILES)
    closure = closure_hash(pins)  # legacy
    print(f"  closure (legacy): {closure[:16]}... ({closure})")

    # 1b. Compute S84+ dual SHAs
    script_path = Path(__file__).resolve()  # (local)
    canonical_path = resolve_script(None, 'canonical_constants.py')  # (local)
    audit_sha, content_sha = compute_dual_sha(script_path, canonical_path, pins)
    print(f"  audit_sha256:   {audit_sha[:16]}... ({audit_sha})")
    print(f"  content_sha256: {content_sha[:16]}... ({content_sha})")
    print()

    # 2. Compute
    print("=" * 78)
    print(f"{GATE_ID} — compute")
    print("=" * 78)
    result = compute()
    value = result['value']

    # 3. Evaluate gate
    verdict = evaluate_gate(result)

    # 4. Emit 4-tuple + append verdict (dual-SHA)
    tag = emit_4tuple(value, SCHEME, CONVENTION, L_MAX)
    print("\n" + "=" * 78)
    print(f"4-tuple: {tag}")
    print("=" * 78)

    # 5. Save NPZ + PNG
    save_dict = {k: v for k, v in result.items() if isinstance(v, (int, float, np.ndarray, np.generic))}
    save_dict['gate_id'] = GATE_ID
    save_dict['gate_verdict'] = verdict
    save_dict['audit_sha256'] = audit_sha
    save_dict['content_sha256'] = content_sha
    save_dict['scheme'] = SCHEME
    save_dict['convention'] = CONVENTION
    save_dict['L_max'] = L_MAX
    np.savez(OUT_NPZ, **save_dict)
    print(f"\n  NPZ: {OUT_NPZ}")

    make_plot(result, OUT_PNG)
    print(f"  PNG: {OUT_PNG}")

    # 6. Verdict line
    append_verdict(verdict, value, audit_sha, content_sha)
    print(f"  verdict appended to: {VERDICT_TXT}")

    # 7. Summary
    wall = time.time() - t0  # (local)
    print(f"\n=== {GATE_ID}: {verdict} (wall {wall:.2f}s) ===")

    # Explicit summary of gate-discriminating numbers
    print("\nSUMMARY:")
    print(f"  cos(fold,equil)          = {result['cos_fold_equil']:+.4f}  "
          f"(threshold PASS < {OVERLAP_PASS})")
    print(f"  cos(fold,local)          = {result['cos_fold_local']:+.4f}  "
          f"(threshold PASS < {OVERLAP_PASS})")
    print(f"  sigma_marg(fold)_SKA2    = {result['sigma_f_NL_fold_SKA2_marg']:.4f}  "
          f"(threshold PASS <= {SIGMA_PASS})")
    print(f"  pull at |f_NL^fold|=1    = {result['pull_unit_SKA2']:.3f} sigma  "
          f"(threshold PASS >= {DETECT_THRESHOLD})")
    print(f"  framework f_NL^fold      = {result['f_NL_fold_framework']:.4f}  "
          f"(pull = {result['pull_framework_SKA2']:.3f} sigma)")

    return 0 if verdict != "FAIL" else 1


if __name__ == "__main__":
    sys.exit(main())
